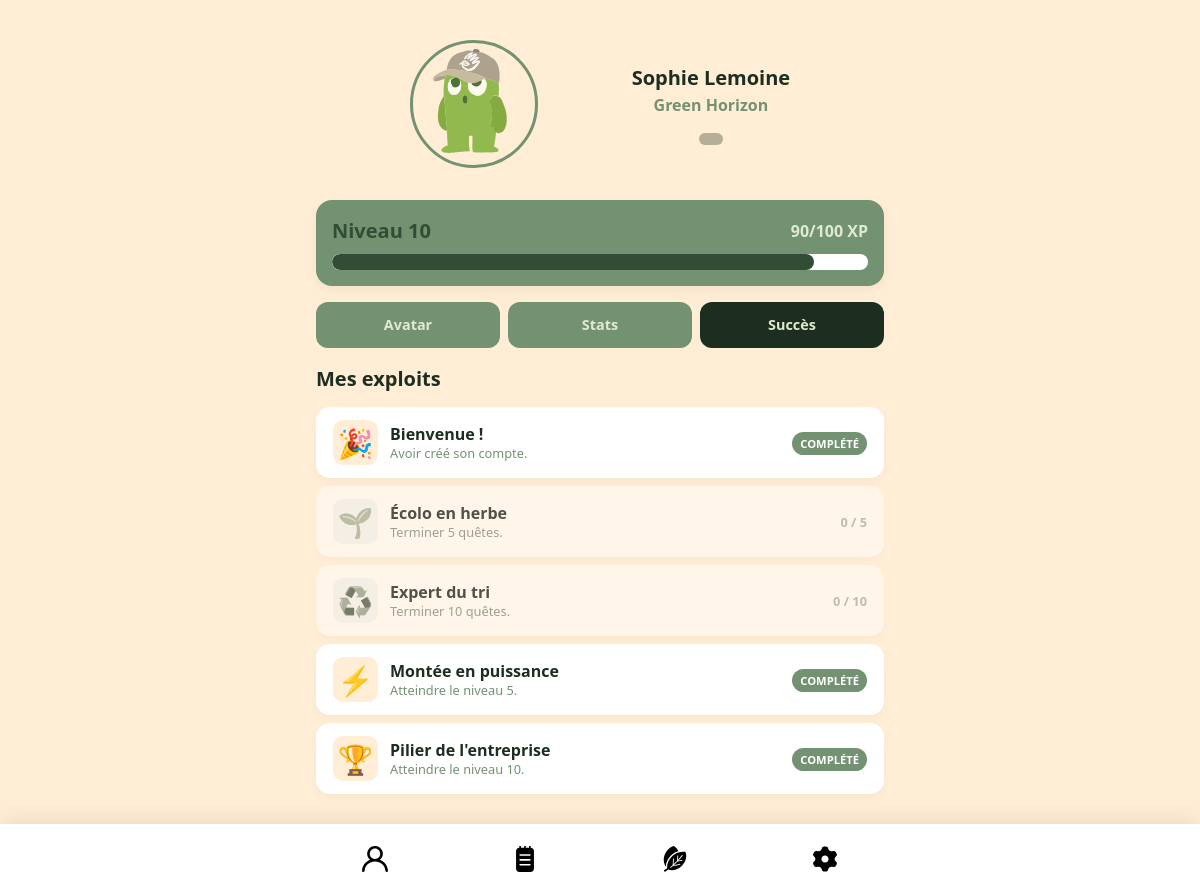
Screenshot of /profilesuccess.php (signed in) with the database file from the repository.
### tables this page shows
CREATE TABLE `users` (
  `id` int(11) NOT NULL,
  `lastname` varchar(25) NOT NULL,
  `firstname` varchar(25) NOT NULL,
  `email` varchar(50) NOT NULL,
  `password` varchar(100) NOT NULL,
  `verified` tinyint(1) NOT NULL,
  `xp` int(100) NOT NULL,
  `level` int(100) NOT NULL,
  `invitation_status` int(3) NOT NULL,
  `company_id` int(11) NOT NULL,
  `current_avatar_id` int(11) DEFAULT NULL,
  `fav_badge_1` int(11) DEFAULT NULL,
  `fav_badge_2` int(11) DEFAULT NULL,
  `fav_badge_3` int(11) DEFAULT NULL
);

CREATE TABLE `items_catalog` (
  `id` int(11) NOT NULL,
  `name` varchar(255) DEFAULT NULL,
  `image_path` varchar(255) DEFAULT NULL,
  `type` enum('avatar','badge') DEFAULT NULL,
  `level_required` int(11) DEFAULT 0
);

CREATE TABLE `company` (
  `id` int(11) NOT NULL,
  `companyname` varchar(100) NOT NULL,
  `xp` int(11) NOT NULL,
  `level` int(11) NOT NULL
);

### profilesuccess.php (the view, shortened to what this page needs)
<?php
include('config.php');
$user_id = $_SESSION['user_id'];
$req = $bdd->prepare("
    SELECT u.*, c.companyname,
           av.image_path as avatar_img,
           b1.image_path as badge_1,
           b2.image_path as badge_2,
           b3.image_path as badge_3
    FROM users u
    LEFT JOIN company c ON u.company_id = c.id
    LEFT JOIN items_catalog av ON u.current_avatar_id = av.id
    LEFT JOIN items_catalog b1 ON u.fav_badge_1 = b1.id
    LEFT JOIN items_catalog b2 ON u.fav_badge_2 = b2.id
    LEFT JOIN items_catalog b3 ON u.fav_badge_3 = b3.id
    WHERE u.id = ?
");
$req->execute([$user_id]);
$user = $req->fetch(PDO::FETCH_ASSOC);
$stmt = $bdd->prepare("SELECT COUNT(*) FROM user_quests WHERE user_id = ?");
$stmt->execute([$user_id]);
$totalQuests = $stmt->fetchColumn();
$pourcentage = ($user['xp'] % 100);
$ma_photo_avatar = (!empty($user['avatar_img'])) ? trim($user['avatar_img']) : './Images/perso-03.svg';
$achievements = [
    ['id' => 1, 'name' => 'Bienvenue !', 'desc' => 'Avoir créé son compte.', 'req' => 0, 'type' => 'count', 'icon' => '🎉'],
    ['id' => 2, 'name' => 'Écolo en herbe', 'desc' => 'Terminer 5 quêtes.', 'req' => 5, 'type' => 'count', 'icon' => '🌱'],
    ['id' => 3, 'name' => 'Expert du tri', 'desc' => 'Terminer 10 quêtes.', 'req' => 10, 'type' => 'count', 'icon' => '♻️'],
    ['id' => 4, 'name' => 'Montée en puissance', 'desc' => 'Atteindre le niveau 5.', 'req' => 5, 'type' => 'level', 'icon' => '⚡'],
    ['id' => 5, 'name' => 'Pilier de l\'entreprise', 'desc' => 'Atteindre le niveau 10.', 'req' => 10, 'type' => 'level', 'icon' => '🏆'],
];
?>
<!DOCTYPE html>
<html lang="fr">
<head>
    <link rel="stylesheet" href="work4green.css">
</head>
<body>
<main class="app-container flex-col gap-md">
    <section class="card d-flex items-center justify-evenly gap-md" style="background: var(--main); box-shadow: none;">
        <div class="avatar big">
            <img src="<?= htmlspecialchars($ma_photo_avatar) ?>" alt="Avatar">
        </div>
        <div class="flex-col items-center">
            <div class="text-title"><?= htmlspecialchars($user['firstname'] . ' ' . $user['lastname']) ?></div>
            <div class="text-subtitle text-third"><?= htmlspecialchars($user['companyname'] ?? 'Indépendant') ?></div>
            <div class="badges mt-md">
            </div>
        </div>
    </section>
    <section class="card flex-col gap-sm">
        <div class="d-flex justify-between items-center">
            <div class="text-title-lvl">Niveau <?= htmlspecialchars($user['level']) ?></div>
            <div class="text-subtitle"><?= htmlspecialchars($pourcentage) ?>/100 XP</div>
        </div>
        <div class="progress-wrapper">
            <div class="progress-fill" style="width: <?= htmlspecialchars($pourcentage) ?>%;"></div>
        </div>
    </section>
    <section class="tabs">
        <a href="profile.php" class="tab">Avatar</a>
        <a href="profilestat.php" class="tab">Stats</a>
        <a href="profilesuccess.php" class="tab active">Succès</a>
    </section>
    <section class="flex-col gap-sm">
        <h2 class="text-title" style="margin-bottom: 5px;">Mes exploits</h2>
        <?php foreach ($achievements as $ach):
            $isUnlocked = ($ach['type'] == 'count') ? ($totalQuests >= $ach['req']) : ($user['level'] >= $ach['req']);
            $currentProgress = ($ach['type'] == 'count') ? $totalQuests : $user['level'];
        ?>
            <div class="achievement-card <?= $isUnlocked ? '' : 'locked' ?>">
                <div class="achievement-icon"><?= $ach['icon'] ?></div>
                <div class="achievement-info">
                    <div class="achievement-name"><?= $ach['name'] ?></div>
                    <div class="achievement-desc"><?= $ach['desc'] ?></div>
                </div>
                <div class="achievement-status">
                    <?php if ($isUnlocked): ?>
                        <span class="status-badge unlocked">Complété</span>
                    <?php else: ?>
                        <span class="status-progress"><?= $currentProgress ?> / <?= $ach['req'] ?></span>
                    <?php endif; ?>
                </div>
            </div>
        <?php endforeach; ?>
    </section>
</main>
<nav class="navbar">
    <div class="navbar-inner">
        <a class="nav-icon" href="profile.php"><img src="./Images/profile-1341-svgrepo-com.svg" alt="Profil"></a>
        <a class="nav-icon" href="quests.php"><img src="./Images/notebook-svgrepo-com.svg" alt="Quetes"></a>
        <a class="nav-icon" href="company.php"><img src="./Images/leaf-eco-svgrepo-com.svg" alt="W4G"></a>
        <a class="nav-icon" href="options.php"><img src="./Images/gear-svgrepo-com.svg" alt="Options"></a>
    </div>
</nav>
</body>
</html>

### work4green.css (style rules this page uses)
:root { --main: #FFEDD5; --secondary: #334C36; --third: #739272; --dark: #1C2E20; --light: #E0EBCD; --neutral: #FFFFFF; --black: #000000; --input: #B7AE98; --fourth: #fdb500; --space-sm: 8px; --space-md: 16px; --space-lg: 24px; --radius-box: 16px; --radius-btn: 12px; }
* { box-sizing: border-box; margin: 0; padding: 0; }
body { background-color: var(--main); color: var(--dark); font-family: system-ui, -apple-system, sans-serif; line-height: 1.5; -webkit-font-smoothing: antialiased; }
img { max-width: 100%; height: auto; display: block; }
a { text-decoration: none; color: inherit; }
.app-container { width: 100%; max-width: 600px; margin: 0 auto; padding: var(--space-md); padding-top: 3vh; padding-bottom: 100px; min-height: 100vh; }
.d-flex { display: flex; }
.flex-col { display: flex; flex-direction: column; }
.items-center { align-items: center; }
.justify-between { justify-content: space-between; }
.justify-evenly { justify-content: space-evenly; }
.gap-sm { gap: var(--space-sm); }
.gap-md { gap: var(--space-md); }
.mt-md { margin-top: var(--space-md); }
.card { background: var(--third); border-radius: var(--radius-box); padding: var(--space-md); box-shadow: 0 4px 12px rgba(0,0,0,0.05); }
.text-title { font-size: 1.25rem; font-weight: bold; color: var(--dark); }
.text-title-lvl { font-size: 1.25rem; font-weight: bold; color: var(--secondary); }
.text-subtitle { font-size: 1rem; font-weight: 600; color: var(--light); }
.text-third { color: var(--third); }
.progress-wrapper { background: var(--neutral); border-radius: 999px; height: 16px; width: 100%; overflow: hidden; }
.progress-fill { height: 100%; background: var(--secondary); border-radius: 999px; transition: width 0.3s ease; }
.navbar { position: fixed; bottom: 0; left: 0; width: 100%; background: var(--neutral); box-shadow: 0 -4px 20px rgba(0,0,0,0.08); z-index: 1000; }
.navbar-inner { max-width: 600px; margin: 0 auto; display: flex; justify-content: space-around; align-items: center; height: 70px; }
.nav-icon { display: flex; justify-content: center; align-items: center; padding: 10px; transition: transform 0.2s; }
.nav-icon img { width: 26px; height: 26px; }
.avatar { border-radius: 50%; background: var(--main); overflow: hidden; display: flex; justify-content: center; align-items: center; border: 3px solid var(--third); }
.avatar.big { width: 8rem; height: 8rem; flex-shrink: 0; }
.avatar img { width: 100%; height: 100%; object-fit: cover; }
.badges { display: flex; justify-content: space-evenly; gap: 8px; background-color: var(--input); padding: 6px 12px; border-radius: 20px; }
.tabs { display: flex; gap: var(--space-sm); width: 100%; }
.tab { flex: 1; padding: 12px; border-radius: var(--radius-btn); background: var(--third); color: var(--light); font-weight: bold; font-size: 0.9rem; text-align: center; transition: background 0.2s ease; }
.tab.active { background: var(--dark); }
.achievement-card { display: flex; align-items: center; background: var(--neutral); border-radius: 14px; padding: 12px 16px; gap: 12px; box-shadow: 0 4px 10px rgba(0,0,0,0.03); border: 1px solid transparent; transition: transform 0.2s; }
.achievement-card.locked { background: rgba(255, 255, 255, 0.6); filter: grayscale(0.8); opacity: 0.8; }
.achievement-icon { font-size: 1.8rem; width: 45px; height: 45px; display: flex; align-items: center; justify-content: center; background: var(--main); border-radius: 10px; }
.achievement-info { flex: 1; }
.achievement-name { font-weight: bold; color: var(--dark); font-size: 1rem; }
.achievement-desc { font-size: 0.8rem; color: var(--third); line-height: 1.2; }
.achievement-status { text-align: right; }
.status-badge { font-size: 0.7rem; padding: 4px 8px; border-radius: 20px; font-weight: bold; text-transform: uppercase; }
.status-badge.unlocked { background: var(--third); color: var(--neutral); }
.status-progress { font-size: 0.8rem; font-weight: bold; color: var(--input); }

### rows the page displays
users: items_catalog.image_path (picture), firstname+lastname "Sophie Lemoine", company.companyname "Green Horizon", level "10", xp "90"

### other values shown
$ach['icon'] "🎉"
$ach['name'] "Bienvenue !"
$ach['desc'] "Avoir créé son compte."
$ach['icon'] "🌱"
$ach['name'] "Écolo en herbe"
$ach['desc'] "Terminer 5 quêtes."
$currentProgress "0"
$ach['req'] "5"
$ach['icon'] "♻️"
$ach['name'] "Expert du tri"
$ach['desc'] "Terminer 10 quêtes."
$ach['req'] "10"
$ach['icon'] "⚡"
$ach['name'] "Montée en puissance"
$ach['desc'] "Atteindre le niveau 5."
